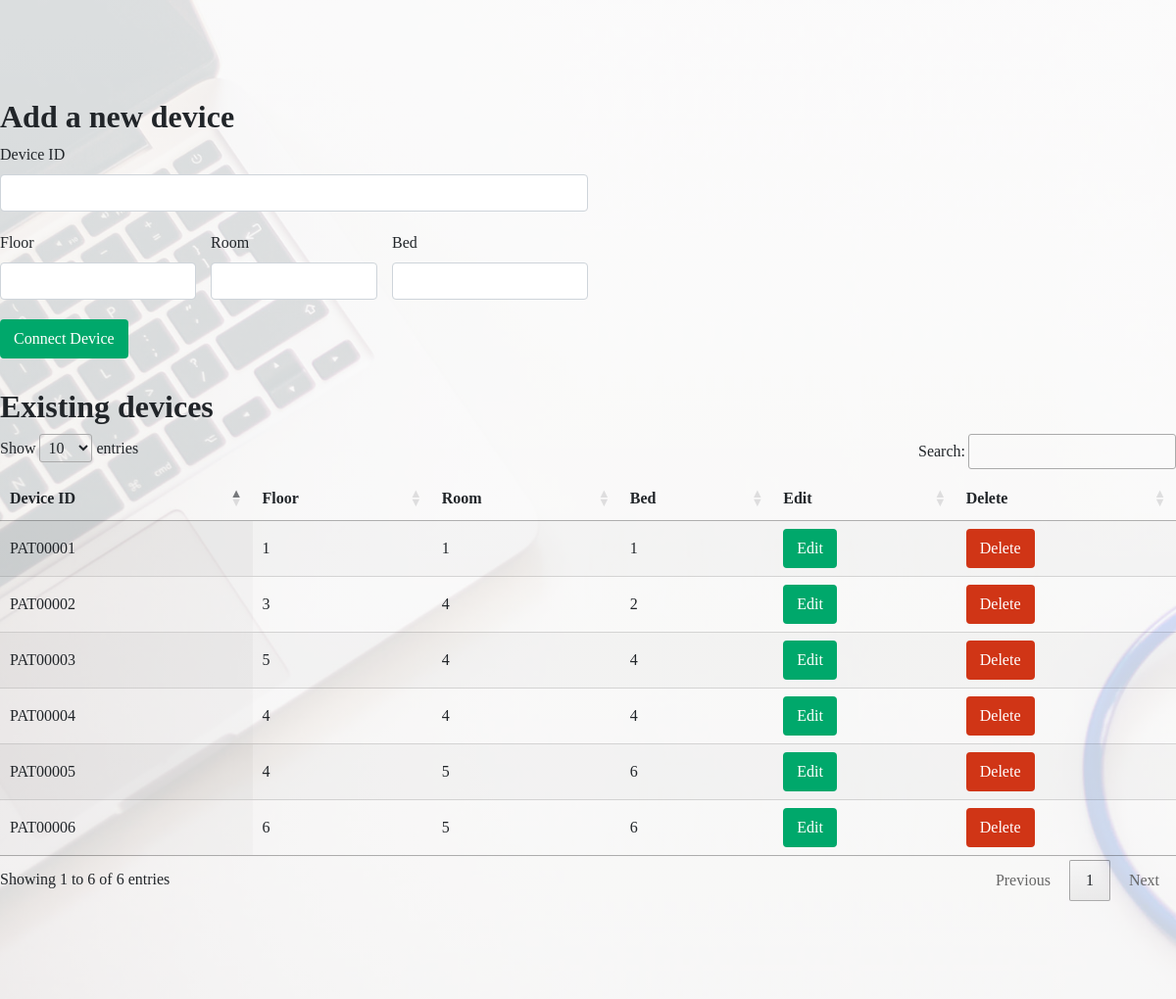
The app's page /devices/ (signed in) with its own data.
### main/models.py (models this page shows, shortened)
class patient(models.Model):
	floor = models.IntegerField(default=0)
	room = models.IntegerField(default=0)
	bed_no = models.IntegerField(default=0)
	percentage = models.IntegerField(default=0)
	device_id =  models.CharField(max_length=50, null=True, blank=True)
	status = models.IntegerField(default = 0)
	buzzer_status = models.IntegerField(default = 5)

### main/views.py (the view, shortened to what this page needs)
# urls.py: path('devices/', views.devices, name='devices'),
def devices(request):
	return render(request, template_name='devices.html',
				context={"patients":patient.objects.all})

### templates/devices.html (shortened to what this page needs)
{% load static %}
{% include "header.html" %}
<link rel="stylesheet" href="https://cdn.datatables.net/1.10.20/css/jquery.dataTables.min.css">
<link rel="stylesheet" href="https://cdn.datatables.net/responsive/2.2.3/css/responsive.bootstrap4.min.css">
<body>
	<div class="section">
		<div class="container-1200px" >
			<h2 class="bold-text padding-15px-mobile">Add a new device</h2>
			<form style="max-width:600px;margin-bottom:30px;" class="padding-15px-mobile" action="/devices/" method="POST"> {% csrf_token %}
				<div class="form-group">
				    <label for="device">Device ID</label>
				    <input type="text" class="form-control" name="device_id" style="margin-bottom: 20px;" id="input_device">
				    <div class="row no-margin" style="margin-bottom: 20px;">
				    	<div class="col-4 no-padding">
						    <label for="floor">Floor</label>
						    <input type="number" class="form-control" name="floor" id="input_floor">
						</div>
				    	<div class="col-4">
						    <label for="room">Room</label>
						    <input type="number" class="form-control" name="room" id="input_room">
						</div>
				    	<div class="col-4 no-padding">
						    <label for="bed">Bed</label>
						    <input type="number" class="form-control" name="bed_no" id="input_bed_no">
						</div>
					</div>
					<button type="submit" class="btn adv-sal-green-background white white-background-hover adv-sal-green-hover adv-sal-green-border">Connect Device</button>
				</div>
			</form>
			<h2 class="bold-text">Existing devices</h2>
			<table id="devices-table" class="display" style="width:100%;">
				<thead>
		            <tr>
		                <th>Device ID</th>
		                <th>Floor</th>
		                <th>Room</th>
		                <th>Bed</th>
		                <th>Edit</th>
		                <th>Delete</th>
		            </tr>
	        	</thead>
	        	<tbody>
		                {%for p in patients %}
		                	<tr>
				                <td>{{p.device_id}}</td>
				                <td>{{p.floor}}</td>
				                <td>{{p.room}}</td>
				                <td>{{p.bed_no}}</td>
				                <td>
				                		<button type="submit" id="edit{{p.device_id}}" class="btn adv-sal-green-background white white-background-hover adv-sal-green-hover adv-sal-green-border">Edit</button>
				                </td>
				                <td>
				                	<form action="/devices/" method="POST"> {% csrf_token %}
				                		<button type="submit" onclick="alert('You are about to DELETE a device!!!')" name="delete" value={{p.device_id}} class="btn adv-sal-red-background white white-background-hover adv-sal-red-hover adv-sal-red-border">Delete</button>
				                	</form>
				                </td>
							</tr>
			            {% endfor %}
		        </tbody>
	    	</table>
		</div>
	</div>
</body>

### templates/header.html (shortened to what this page needs)
{% load static %}
{% block content %}
{% if user.is_authenticated %}
<!DOCTYPE html>
<html>
<head>
    <link rel="stylesheet" href="{% static 'bootstrap/bootstrap.min.css' %}" >
	<link href="{% static 'css/layout.css' %}" rel="stylesheet">
	<link href="{% static 'css/text.css' %}" rel="stylesheet">
	<link href="{% static 'css/color.css' %}" rel="stylesheet">
    <link rel="stylesheet" href="{% static 'css/progressbar.css' %}">
</head>
{% else %}
<a href="{% url 'login' %}">login</a>
{% endif %}
{% endblock %}

### static/css/layout.css (style rules this page uses)
.container-1200px { max-width:1200px; margin:0 auto; }
.section { padding-top:100px; padding-bottom:100px; position:relative; }
.no-margin { margin-left: 0px!important; margin-right: 0px!important; }
.no-padding { padding-left:0px!important; padding-right:0px!important; }

### static/css/text.css (style rules this page uses)
body,h1,h2,h3,h4,h5,h6 { font-family:Poppins; }
h1,h2, .bold-text { font-weight:700; }

### static/css/color.css (style rules this page uses)
.adv-sal-green-background, .adv-sal-green-background-hover:hover { background-color:#00A86B; }
.adv-sal-green-border,.adv-sal-green-border-hover:hover { border: 2px solid #00A86B; }
.adv-sal-red-background, .adv-sal-red-background-hover:hover { background-color:#d03516; }
.adv-sal-red-border,.adv-sal-red-border-hover:hover { border: 2px solid #d03516; }
.white, .white-hover:hover { color:#fff; }

### templates/header.html (style rules this page uses)
.section { background-image: linear-gradient(to bottom, rgba(255, 255, 255, 0.85), rgba(255, 255, 255, 0.8)), url(/static/images/bg.jpg); background-size: cover; background-repeat: no-repeat; min-height: 80vh; }

### records on screen
patient: device_id "PAT00002", floor "3", room "4", bed_no "2"
patient: device_id "PAT00003", floor "5", room "4", bed_no "4"
patient: device_id "PAT00004", floor "4", room "4", bed_no "4"
patient: device_id "PAT00005", floor "4", room "5", bed_no "6"
patient: device_id "PAT00006", floor "6", room "5", bed_no "6"
patient: device_id "PAT00001", floor "1", room "1", bed_no "1"
